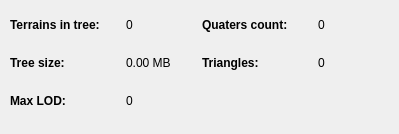
      <widget class="QWidget" name="tab_6">
       <attribute name="title">
        <string>Scene info</string>
       </attribute>
       <widget class="QWidget" name="widget_6" native="true">
        <property name="geometry">
         <rect>
          <x>0</x>
          <y>0</y>
          <width>390</width>
          <height>125</height>
         </rect>
        </property>
        <property name="minimumSize">
         <size>
          <width>390</width>
          <height>125</height>
         </size>
        </property>
        <property name="maximumSize">
         <size>
          <width>390</width>
          <height>125</height>
         </size>
        </property>
        <layout class="QGridLayout" name="gridLayout">
         <item row="0" column="3">
          <widget class="QLabel" name="label_24">
           <property name="minimumSize">
            <size>
             <width>100</width>
             <height>0</height>
            </size>
           </property>
           <property name="maximumSize">
            <size>
             <width>100</width>
             <height>15</height>
            </size>
           </property>
           <property name="font">
            <font>
             <weight>75</weight>
             <bold>true</bold>
            </font>
           </property>
           <property name="text">
            <string>Terrains in tree:</string>
           </property>
          </widget>
         </item>
         <item row="1" column="4">
          <widget class="QLabel" name="treeSizeLabel">
           <property name="minimumSize">
            <size>
             <width>60</width>
             <height>0</height>
            </size>
           </property>
           <property name="maximumSize">
            <size>
             <width>60</width>
             <height>15</height>
            </size>
           </property>
           <property name="text">
            <string>0.00 MB</string>
           </property>
          </widget>
         </item>
         <item row="1" column="3">
          <widget class="QLabel" name="label_26">
           <property name="minimumSize">
            <size>
             <width>100</width>
             <height>0</height>
            </size>
           </property>
           <property name="maximumSize">
            <size>
             <width>100</width>
             <height>15</height>
            </size>
           </property>
           <property name="font">
            <font>
             <weight>75</weight>
             <bold>true</bold>
            </font>
           </property>
           <property name="text">
            <string>Tree size:</string>
           </property>
          </widget>
         </item>
         <item row="0" column="4">
          <widget class="QLabel" name="terrainsInTreeLabel">
           <property name="minimumSize">
            <size>
             <width>60</width>
             <height>0</height>
            </size>
           </property>
           <property name="maximumSize">
            <size>
             <width>60</width>
             <height>15</height>
            </size>
           </property>
           <property name="text">
            <string>0</string>
           </property>
          </widget>
         </item>
         <item row="2" column="3">
          <widget class="QLabel" name="label_25">
           <property name="minimumSize">
            <size>
             <width>100</width>
             <height>0</height>
            </size>
           </property>
           <property name="maximumSize">
            <size>
             <width>100</width>
             <height>15</height>
            </size>
           </property>
           <property name="font">
            <font>
             <weight>75</weight>
             <bold>true</bold>
            </font>
           </property>
           <property name="text">
            <string>Max LOD:</string>
           </property>
          </widget>
         </item>
         <item row="2" column="4">
          <widget class="QLabel" name="maxLODLabel">
           <property name="minimumSize">
            <size>
             <width>60</width>
             <height>0</height>
            </size>
           </property>
           <property name="maximumSize">
            <size>
             <width>60</width>
             <height>15</height>
            </size>
           </property>
           <property name="text">
            <string>0</string>
           </property>
          </widget>
         </item>
         <item row="0" column="5">
          <widget class="QLabel" name="label_28">
           <property name="minimumSize">
            <size>
             <width>100</width>
             <height>0</height>
            </size>
           </property>
           <property name="maximumSize">
            <size>
             <width>100</width>
             <height>15</height>
            </size>
           </property>
           <property name="font">
            <font>
             <weight>75</weight>
             <bold>true</bold>
            </font>
           </property>
           <property name="text">
            <string>Quaters count:</string>
           </property>
          </widget>
         </item>
         <item row="0" column="6">
          <widget class="QLabel" name="quatersCountLabel">
           <property name="minimumSize">
            <size>
             <width>60</width>
             <height>0</height>
            </size>
           </property>
           <property name="maximumSize">
            <size>
             <width>60</width>
             <height>15</height>
            </size>
           </property>
           <property name="text">
            <string>0</string>
           </property>
          </widget>
         </item>
         <item row="1" column="5">
          <widget class="QLabel" name="label_30">
           <property name="minimumSize">
            <size>
             <width>100</width>
             <height>0</height>
            </size>
           </property>
           <property name="maximumSize">
            <size>
             <width>100</width>
             <height>15</height>
            </size>
           </property>
           <property name="font">
            <font>
             <weight>75</weight>
             <bold>true</bold>
            </font>
           </property>
           <property name="text">
            <string>Triangles:</string>
           </property>
          </widget>
         </item>
         <item row="1" column="6">
          <widget class="QLabel" name="trianglesLabel">
           <property name="minimumSize">
            <size>
             <width>60</width>
             <height>0</height>
            </size>
           </property>
           <property name="maximumSize">
            <size>
             <width>60</width>
             <height>15</height>
            </size>
           </property>
           <property name="text">
            <string>0</string>
           </property>
          </widget>
         </item>
        </layout>
       </widget>
      </widget>
